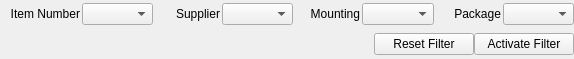
<?xml version="1.0" encoding="UTF-8"?>
<ui version="4.0">
 <class>Form_filter</class>
 <widget class="QWidget" name="Form_filter">
  <property name="geometry">
   <rect>
    <x>0</x>
    <y>0</y>
    <width>574</width>
    <height>59</height>
   </rect>
  </property>
  <property name="windowTitle">
   <string>Form</string>
  </property>
  <layout class="QHBoxLayout" name="horizontalLayout_2">
   <property name="spacing">
    <number>0</number>
   </property>
   <property name="leftMargin">
    <number>0</number>
   </property>
   <property name="topMargin">
    <number>0</number>
   </property>
   <property name="rightMargin">
    <number>0</number>
   </property>
   <property name="bottomMargin">
    <number>0</number>
   </property>
   <item>
    <layout class="QVBoxLayout" name="verticalLayout">
     <property name="spacing">
      <number>5</number>
     </property>
     <item>
      <layout class="QGridLayout" name="gridLayout_filter">
       <property name="leftMargin">
        <number>0</number>
       </property>
       <property name="horizontalSpacing">
        <number>2</number>
       </property>
       <property name="verticalSpacing">
        <number>4</number>
       </property>
       <item row="0" column="1">
        <widget class="QComboBox" name="comboBox_filter_item_number">
         <property name="sizePolicy">
          <sizepolicy hsizetype="Minimum" vsizetype="Fixed">
           <horstretch>0</horstretch>
           <verstretch>0</verstretch>
          </sizepolicy>
         </property>
         <property name="minimumSize">
          <size>
           <width>65</width>
           <height>20</height>
          </size>
         </property>
         <property name="baseSize">
          <size>
           <width>65</width>
           <height>20</height>
          </size>
         </property>
         <property name="sizeAdjustPolicy">
          <enum>QComboBox::AdjustToContents</enum>
         </property>
        </widget>
       </item>
       <item row="0" column="7">
        <widget class="QComboBox" name="comboBox_filter_package">
         <property name="sizePolicy">
          <sizepolicy hsizetype="Minimum" vsizetype="Fixed">
           <horstretch>0</horstretch>
           <verstretch>0</verstretch>
          </sizepolicy>
         </property>
         <property name="minimumSize">
          <size>
           <width>65</width>
           <height>20</height>
          </size>
         </property>
         <property name="baseSize">
          <size>
           <width>65</width>
           <height>20</height>
          </size>
         </property>
         <property name="sizeAdjustPolicy">
          <enum>QComboBox::AdjustToContents</enum>
         </property>
        </widget>
       </item>
       <item row="0" column="3">
        <widget class="QComboBox" name="comboBox_filter_supplier">
         <property name="sizePolicy">
          <sizepolicy hsizetype="Minimum" vsizetype="Fixed">
           <horstretch>0</horstretch>
           <verstretch>0</verstretch>
          </sizepolicy>
         </property>
         <property name="minimumSize">
          <size>
           <width>65</width>
           <height>20</height>
          </size>
         </property>
         <property name="baseSize">
          <size>
           <width>65</width>
           <height>20</height>
          </size>
         </property>
         <property name="sizeAdjustPolicy">
          <enum>QComboBox::AdjustToContents</enum>
         </property>
        </widget>
       </item>
       <item row="0" column="4">
        <widget class="QLabel" name="label_filter_mounting">
         <property name="sizePolicy">
          <sizepolicy hsizetype="Fixed" vsizetype="Preferred">
           <horstretch>0</horstretch>
           <verstretch>0</verstretch>
          </sizepolicy>
         </property>
         <property name="minimumSize">
          <size>
           <width>65</width>
           <height>20</height>
          </size>
         </property>
         <property name="maximumSize">
          <size>
           <width>65</width>
           <height>20</height>
          </size>
         </property>
         <property name="baseSize">
          <size>
           <width>65</width>
           <height>20</height>
          </size>
         </property>
         <property name="text">
          <string>Mounting</string>
         </property>
         <property name="alignment">
          <set>Qt::AlignRight|Qt::AlignTrailing|Qt::AlignVCenter</set>
         </property>
        </widget>
       </item>
       <item row="0" column="0">
        <widget class="QLabel" name="label_filter_item_number">
         <property name="enabled">
          <bool>true</bool>
         </property>
         <property name="sizePolicy">
          <sizepolicy hsizetype="Fixed" vsizetype="Preferred">
           <horstretch>0</horstretch>
           <verstretch>0</verstretch>
          </sizepolicy>
         </property>
         <property name="minimumSize">
          <size>
           <width>80</width>
           <height>20</height>
          </size>
         </property>
         <property name="maximumSize">
          <size>
           <width>80</width>
           <height>20</height>
          </size>
         </property>
         <property name="baseSize">
          <size>
           <width>80</width>
           <height>20</height>
          </size>
         </property>
         <property name="text">
          <string>Item Number</string>
         </property>
         <property name="alignment">
          <set>Qt::AlignRight|Qt::AlignTrailing|Qt::AlignVCenter</set>
         </property>
        </widget>
       </item>
       <item row="0" column="5">
        <widget class="QComboBox" name="comboBox_filter_mounting">
         <property name="sizePolicy">
          <sizepolicy hsizetype="Minimum" vsizetype="Fixed">
           <horstretch>0</horstretch>
           <verstretch>0</verstretch>
          </sizepolicy>
         </property>
         <property name="minimumSize">
          <size>
           <width>65</width>
           <height>20</height>
          </size>
         </property>
         <property name="baseSize">
          <size>
           <width>65</width>
           <height>20</height>
          </size>
         </property>
         <property name="sizeAdjustPolicy">
          <enum>QComboBox::AdjustToContents</enum>
         </property>
        </widget>
       </item>
       <item row="0" column="6">
        <widget class="QLabel" name="label_filter_package">
         <property name="sizePolicy">
          <sizepolicy hsizetype="Fixed" vsizetype="Preferred">
           <horstretch>0</horstretch>
           <verstretch>0</verstretch>
          </sizepolicy>
         </property>
         <property name="minimumSize">
          <size>
           <width>65</width>
           <height>20</height>
          </size>
         </property>
         <property name="maximumSize">
          <size>
           <width>65</width>
           <height>20</height>
          </size>
         </property>
         <property name="baseSize">
          <size>
           <width>65</width>
           <height>20</height>
          </size>
         </property>
         <property name="text">
          <string>Package</string>
         </property>
         <property name="alignment">
          <set>Qt::AlignRight|Qt::AlignTrailing|Qt::AlignVCenter</set>
         </property>
        </widget>
       </item>
       <item row="0" column="2">
        <widget class="QLabel" name="label_filter_supplier">
         <property name="sizePolicy">
          <sizepolicy hsizetype="Fixed" vsizetype="Preferred">
           <horstretch>0</horstretch>
           <verstretch>0</verstretch>
          </sizepolicy>
         </property>
         <property name="minimumSize">
          <size>
           <width>65</width>
           <height>20</height>
          </size>
         </property>
         <property name="maximumSize">
          <size>
           <width>65</width>
           <height>20</height>
          </size>
         </property>
         <property name="baseSize">
          <size>
           <width>65</width>
           <height>20</height>
          </size>
         </property>
         <property name="text">
          <string>Supplier</string>
         </property>
         <property name="alignment">
          <set>Qt::AlignRight|Qt::AlignTrailing|Qt::AlignVCenter</set>
         </property>
        </widget>
       </item>
      </layout>
     </item>
     <item>
      <layout class="QHBoxLayout" name="horizontalLayout">
       <property name="spacing">
        <number>0</number>
       </property>
       <item>
        <spacer name="horizontalSpacer_5">
         <property name="orientation">
          <enum>Qt::Horizontal</enum>
         </property>
         <property name="sizeHint" stdset="0">
          <size>
           <width>40</width>
           <height>20</height>
          </size>
         </property>
        </spacer>
       </item>
       <item>
        <widget class="QPushButton" name="pushButton_filter_reset">
         <property name="minimumSize">
          <size>
           <width>100</width>
           <height>0</height>
          </size>
         </property>
         <property name="text">
          <string>Reset Filter</string>
         </property>
        </widget>
       </item>
       <item>
        <widget class="QPushButton" name="pushButton_filter_activate_filter">
         <property name="minimumSize">
          <size>
           <width>100</width>
           <height>0</height>
          </size>
         </property>
         <property name="text">
          <string>Activate Filter</string>
         </property>
        </widget>
       </item>
      </layout>
     </item>
    </layout>
   </item>
   <item>
    <spacer name="horizontalSpacer">
     <property name="orientation">
      <enum>Qt::Horizontal</enum>
     </property>
     <property name="sizeHint" stdset="0">
      <size>
       <width>0</width>
       <height>20</height>
      </size>
     </property>
    </spacer>
   </item>
  </layout>
 </widget>
 <resources/>
 <connections/>
</ui>
